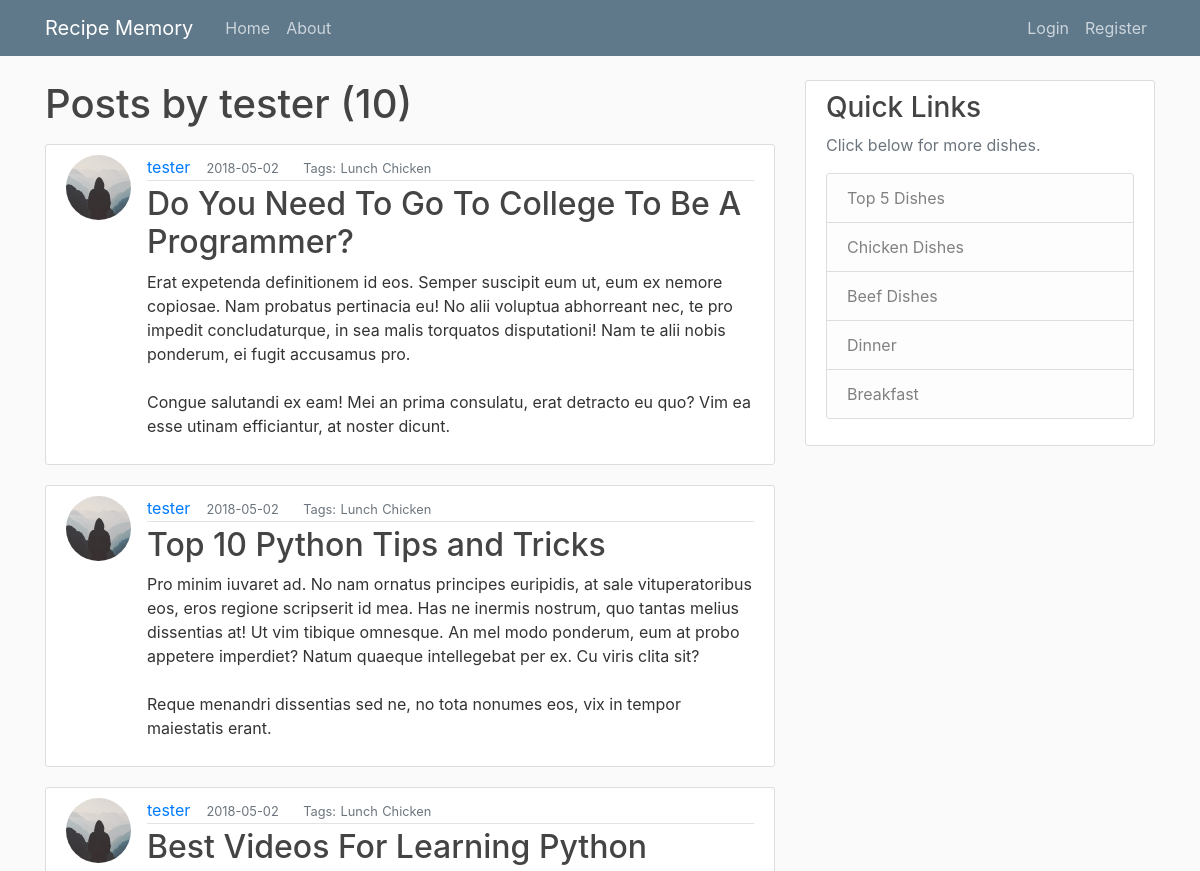
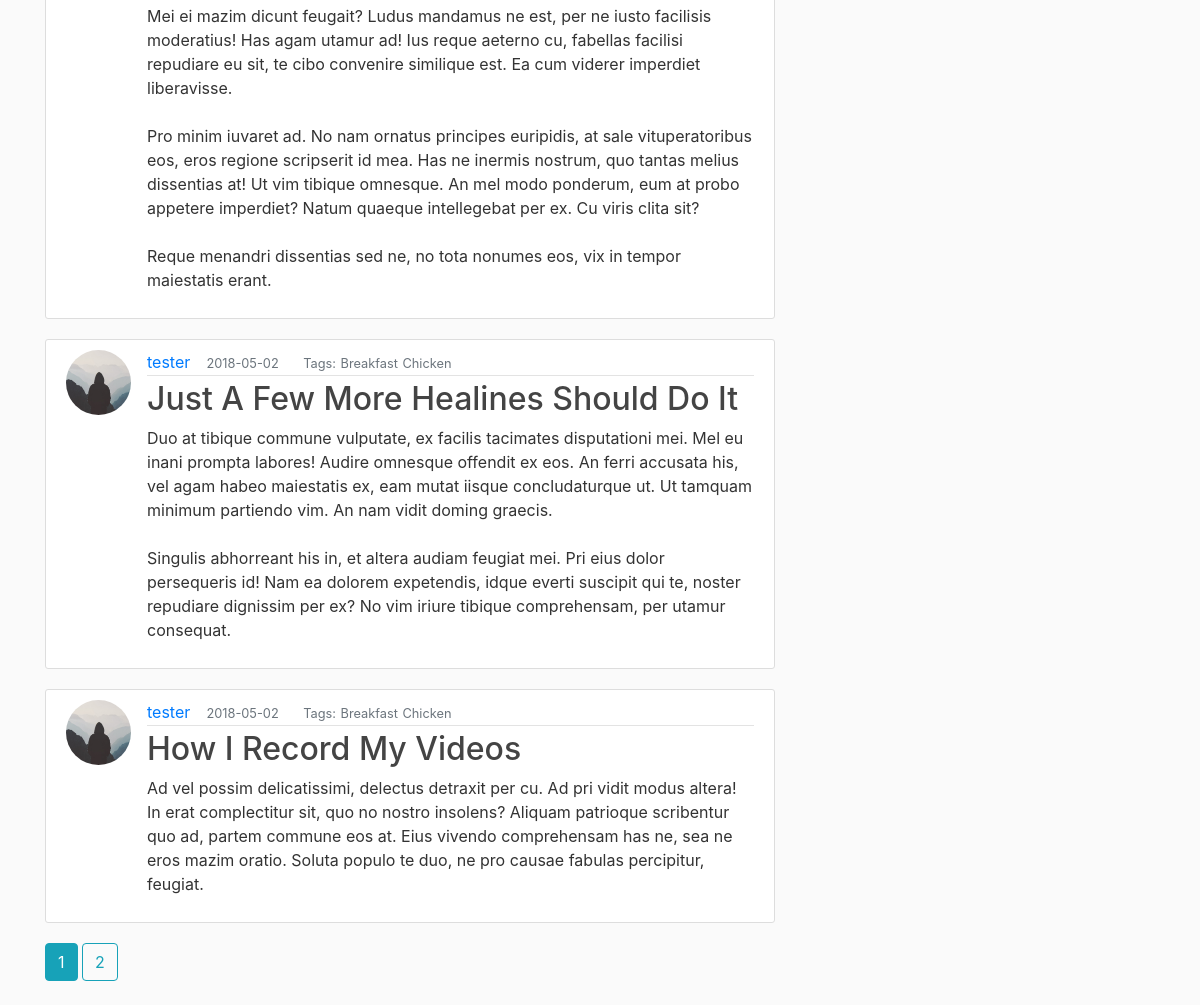
/user/tester, run on the app's committed database (2 pictures, top to bottom).
### flaskblog/models.py (models this page shows, shortened)
class User(db.Model, UserMixin):
    id = db.Column(db.Integer, primary_key=True)
    username = db.Column(db.String(20), unique=True, nullable=False)
    email = db.Column(db.String(120), unique=True, nullable=False)
    image_file = db.Column(db.String(20), nullable=False, default='default.jpg')
    password = db.Column(db.String(60), nullable=False)
    posts = db.relationship('Post', backref='author', lazy=True)

class Post(db.Model):
    id = db.Column(db.Integer, primary_key=True)
    title = db.Column(db.String(120), nullable=False)
    date_posted = db.Column(db.DateTime, nullable=False, default=datetime.utcnow)
    mealType = db.Column(db.String(20), default="Dinner", nullable=True)
    mainIngredient = db.Column(db.String(35), default="Chicken", nullable=True)
    content = db.Column(db.Text, nullable=False)
    user_id = db.Column(db.Integer, db.ForeignKey('user.id'), nullable=False)

### flaskblog/users/routes.py (the view)
@users.route("/user/<string:username>")
def user_posts(username):
    page = request.args.get('page', 1, type=int)
    user = User.query.filter_by(username=username).first_or_404()
    posts = Post.query.filter_by(author=user)\
        .order_by(Post.date_posted.desc())\
        .paginate(page=page, per_page=5)
    return render_template('user_posts.html', posts=posts, user=user)

### flaskblog/templates/user_posts.html
{% extends "layouts.html" %}
{% block content %}
  <h1 class="mb-3">Posts by {{ user.username}} ({{ posts.total }})</h1>
  {% for post in posts.items %}
      <article class="media content-section">
        <img class="rounded-circle article-img" src="{{ url_for('static', filename='profile_pics/' + post.author.image_file) }}">
      <div class="media-body">
        <div class="article-metadata">
          <a class="mr-2" href="{{ url_for('users.user_posts', username=post.author.username) }}">{{ post.author.username }}</a>
          <small class="text-muted"> &nbsp;{{ post.date_posted.strftime('%Y-%m-%d') }}</small>
          <small class="text-muted"> &emsp;&nbsp; Tags:</small>
          <b><small class="text-muted">{{ post.mealType }}</small></b>
          <b><small class="text-muted">{{ post.mainIngredient }}</small></b>
        </div>
        <h2><a class="article-title" href="{{ url_for('posts.post', post_id=post.id) }}">{{ post.title }}</a></h2>
        <p class="article-content">{{ post.content }}</p>
      </div>
      </article>
  {% endfor %}
  {% for page_num in posts.iter_pages(left_edge=2, right_edge=2, left_current=2, right_current=3) %}
    {% if page_num %}
      {% if posts.page == page_num %}
        <a class="btn btn-info mb-4" href="{{ url_for('users.user_posts', username=user.username, page=page_num) }}">{{ page_num }}</a>
      {% else %}
        <a class="btn btn-outline-info mb-4" href="{{ url_for('users.user_posts', username=user.username, page=page_num) }}">{{ page_num }}</a>
      {% endif %}
    {% else %}
      ...
    {% endif %}
  {% endfor %}
{% endblock content %}

### flaskblog/static/main.css (style rules this page uses)
body { background: #fafafa; color: #333333; margin-top: 5rem; }
h1, h2, h3, h4, h5, h6 { color: #444444; }
.content-section { background: #ffffff; padding: 10px 20px; border: 1px solid #dddddd; border-radius: 3px; margin-bottom: 20px; }
.article-title { color: #444444; }
.article-content { white-space: pre-line; }
.article-img { height: 65px; width: 65px; margin-right: 16px; }
.article-metadata { padding-bottom: 1px; margin-bottom: 4px; border-bottom: 1px solid #e3e3e3 }

### data on the page
User: username "tester"
Post: image_file (placeholder picture), author.username "tester", date_posted "2018-05-02", mealType "Lunch", mainIngredient "Chicken", title "Do You Need To Go To College To Be A Programmer?", content "Erat expetenda definitionem id eos. Semper suscipit eum ut, eum ex nemore copiosae. Nam probatus pertinacia eu! No alii voluptua abhorreant nec, te pro impedit concludaturque, in sea malis torquatos disputationi! Nam te alii nobis ponderum, ei fugit accusamus pro. Congue salutandi ex eam! Mei an prima consulatu, erat detracto eu quo? Vim ea esse utinam efficiantur, at noster dicunt."
Post: image_file (placeholder picture), author.username "tester", date_posted "2018-05-02", mealType "Lunch", mainIngredient "Chicken", title "Top 10 Python Tips and Tricks", content "Pro minim iuvaret ad. No nam ornatus principes euripidis, at sale vituperatoribus eos, eros regione scripserit id mea. Has ne inermis nostrum, quo tantas melius dissentias at! Ut vim tibique omnesque. An mel modo ponderum, eum at probo appetere imperdiet? Natum quaeque intellegebat per ex. Cu viris clita sit? Reque menandri dissentias sed ne, no tota nonumes eos, vix in tempor maiestatis erant."
Post: image_file (placeholder picture), author.username "tester", date_posted "2018-05-02", mealType "Lunch", mainIngredient "Chicken", title "Best Videos For Learning Python", content "Mei ei mazim dicunt feugait? Ludus mandamus ne est, per ne iusto facilisis moderatius! Has agam utamur ad! Ius reque aeterno cu, fabellas facilisi repudiare eu sit, te cibo convenire similique est. Ea cum viderer imperdiet liberavisse. Pro minim iuvaret ad. No nam ornatus principes euripidis, at sale vituperatoribus eos, eros regione scripserit id mea. Has ne inermis nostrum, quo tantas melius dissentias at! Ut vim tibique omnesque. An mel modo ponderum, eum at probo appetere imperdiet? Natum quaeque intellegebat per ex. Cu viris clita sit? Reque menandri dissentias sed ne, no tota nonumes eos, vix in tempor maiestatis erant."
Post: image_file (placeholder picture), author.username "tester", date_posted "2018-05-02", mealType "Breakfast", mainIngredient "Chicken", title "Just A Few More Healines Should Do It", content "Duo at tibique commune vulputate, ex facilis tacimates disputationi mei. Mel eu inani prompta labores! Audire omnesque offendit ex eos. An ferri accusata his, vel agam habeo maiestatis ex, eam mutat iisque concludaturque ut. Ut tamquam minimum partiendo vim. An nam vidit doming graecis. Singulis abhorreant his in, et altera audiam feugiat mei. Pri eius dolor persequeris id! Nam ea dolorem expetendis, idque everti suscipit qui te, noster repudiare dignissim per ex? No vim iriure tibique comprehensam, per utamur consequat."
Post: image_file (placeholder picture), author.username "tester", date_posted "2018-05-02", mealType "Breakfast", mainIngredient "Chicken", title "How I Record My Videos", content "Ad vel possim delicatissimi, delectus detraxit per cu. Ad pri vidit modus altera! In erat complectitur sit, quo no nostro insolens? Aliquam patrioque scribentur quo ad, partem commune eos at. Eius vivendo comprehensam has ne, sea ne eros mazim oratio. Soluta populo te duo, ne pro causae fabulas percipitur, feugiat."

### other printed values
{{ posts.total }} "10"
{{ page_num }} "1"
{{ page_num }} "2"
